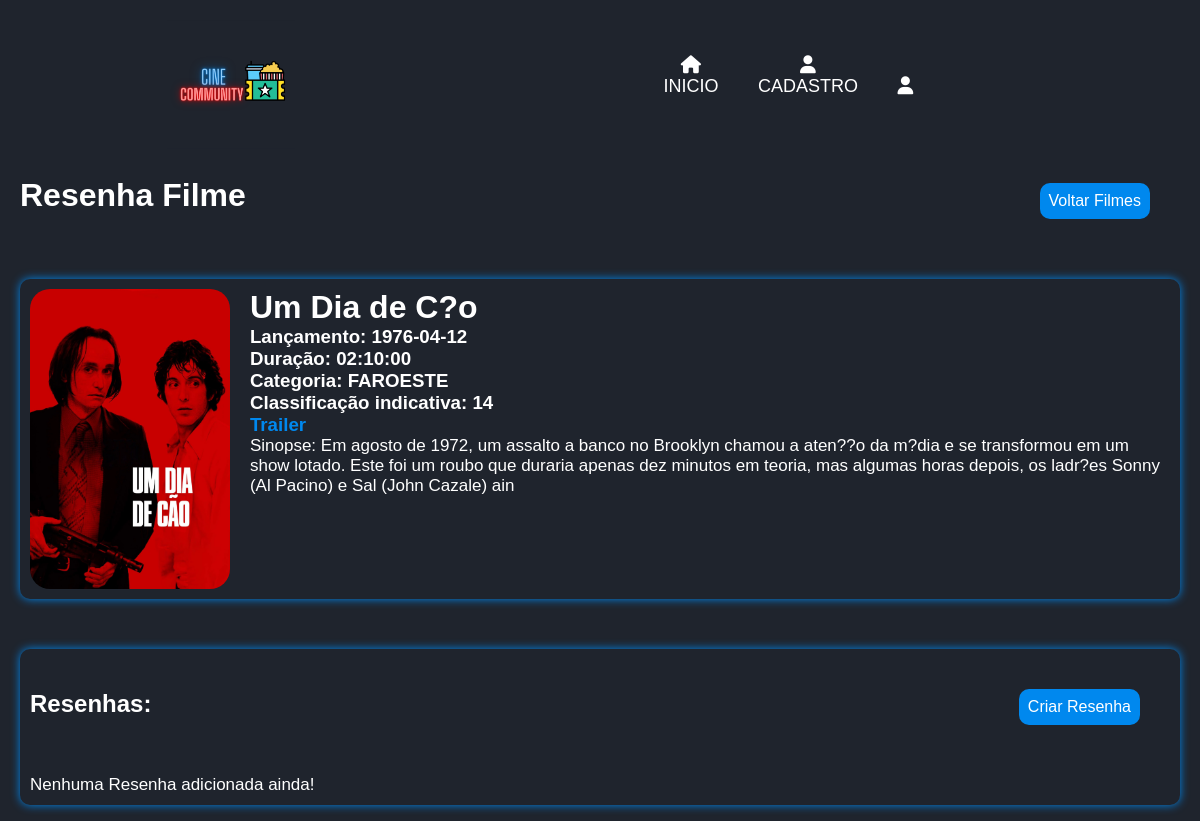
Screenshot of /view/filme_resenha.php?get_id=2 with the database file from the repository.
### tables this page shows
CREATE TABLE IF NOT EXISTS `filme` (
  `id_filme` int(11) NOT NULL AUTO_INCREMENT,
  `nome_filme` varchar(80) NOT NULL,
  `dt_de_lancamento_filme` date DEFAULT NULL,
  `duracao_filme` time DEFAULT NULL,
  `sinopse_filme` varchar(250) NOT NULL,
  `classificacao_filme` varchar(50) NOT NULL,
  `capa_filme` varchar(50) NOT NULL,
  `trailer_filme` varchar(50) DEFAULT NULL,
  `fk_usuario_id_usuario` int(11) NOT NULL,
  `fk_categoria_filme_id_categoria_filme` int(11) NOT NULL,
  `fk_canal_filme_id_canal_filme` int(11) NOT NULL,
  PRIMARY KEY (`id_filme`,`fk_usuario_id_usuario`,`fk_categoria_filme_id_categoria_filme`,`fk_canal_filme_id_canal_filme`),
  KEY `fk_filme_usuario1_idx` (`fk_usuario_id_usuario`),
  KEY `fk_filme_categoria_filme1_idx` (`fk_categoria_filme_id_categoria_filme`),
  KEY `fk_filme_canal_filme1_idx` (`fk_canal_filme_id_canal_filme`)
);

CREATE TABLE IF NOT EXISTS `categoria_filme` (
  `id_categoria_filme` INT NOT NULL AUTO_INCREMENT,
  `categoria_filme` VARCHAR(45) NOT NULL,
  PRIMARY KEY (`id_categoria_filme`));

### model/conexao.php (called while the page is built, shortened)
<?php
class Conexao{
    private static $conexao;
    public static function getInstance(){
        if(!isset(self::$conexao)){
            try{
                $options = array(
                    PDO::ATTR_PERSISTENT => true,
                    PDO::MYSQL_ATTR_INIT_COMMAND => 'SET NAMES UTF8;',
                    PDO::ATTR_ERRMODE => PDO::ERRMODE_EXCEPTION
                );
                self::$conexao = new PDO('mysql:host=localhost;dbname=resenha_de_filme','root','', $options);
                self::$conexao->setAttribute(PDO::ATTR_ERRMODE, PDO::ERRMODE_EXCEPTION);
            }catch(PDOException $exc){
                echo "Houve um erro ao se conectar com o Banco de Dados ".$exc->getMessage();
            }
        }
        return self::$conexao;
    }
}
?>

### model/dao/filmeDAO.php (called while the page is built, shortened)
<?php
require_once __DIR__ .'/../conexao.php';
require_once __DIR__ .'/../dto/filmeDTO.php';
class FilmeDAO{
    public $pdo;
    public function __construct()
    {
        $this->pdo = Conexao::getInstance();
    }
public function selecionarFilmesComCategoria($id_filme) {
    try{
        $sql = "SELECT f.*, u.nome_usu, c.categoria_filme FROM filme f JOIN usuario u ON f.fk_usuario_id_usuario = u.id_usuario JOIN categoria_filme c
        ON f.fk_categoria_filme_id_categoria_filme = c.id_categoria_filme WHERE f.id_filme=? LIMIT 1";
        $stmt = $this->pdo->prepare($sql);
        $stmt->bindValue(1,$id_filme);
        $stmt->execute([$id_filme]);
        $filmes = array();
        if($stmt->rowCount() > 0){
            while ($filmeFetch = $stmt->fetch(PDO::FETCH_ASSOC)) {
                $FilmeDTO = new FilmeDTO();
                $FilmeDTO->setId_filme($filmeFetch['id_filme']);
                $FilmeDTO->setNome_filme($filmeFetch['nome_filme']);
                $FilmeDTO->setDt_de_lancamento_filme($filmeFetch['dt_de_lancamento_filme']);
                $FilmeDTO->setDuracao_filme($filmeFetch['duracao_filme']);
                $FilmeDTO->setSinopse_filme($filmeFetch['sinopse_filme']);
                $FilmeDTO->setFk_categoria_filme_id_categoria_filme($filmeFetch['categoria_filme']);
                $FilmeDTO->setFk_usuario_id_usuario($filmeFetch['nome_usu']);
                $FilmeDTO->setClassificacao_filme($filmeFetch['classificacao_filme']);
                $FilmeDTO->setCapa_filme($filmeFetch['capa_filme']);
                $FilmeDTO->setTrailer_filme($filmeFetch['trailer_filme']);
                $filmes[] = $filmeFetch;
                return $FilmeDTO;
            } return $filmes;
        }else{
            echo '<p>Nenhum Filme adicionado ainda!</p>';
        }
        }catch(PDOException $exc){
        echo $exc->getMessage();
    }
}
}

### model/dto/filmeDTO.php (called while the page is built, shortened)
<?php
class FilmeDTO{
    private $nome_filme;
    private $dt_de_lancamento_filme;
    private $duracao_filme;
    private $sinopse_filme;
    private $classificacao_filme;
    private $capa_filme;
    private $fk_categoria_filme_id_categoria_filme;
public function getNome_filme(){
    return $this->nome_filme;
}
public function getDt_de_lancamento_filme(){
    return $this->dt_de_lancamento_filme;
}
public function getDuracao_filme(){
    return $this->duracao_filme;
}
public function getSinopse_filme(){
    return $this->sinopse_filme;
}
public function getClassificacao_filme() {
    return $this->classificacao_filme;
}
public function getCapa_filme() {
    return $this->capa_filme;
}
public function getFk_categoria_filme_id_categoria_filme() {
    return $this->fk_categoria_filme_id_categoria_filme;
}
public function setNome_filme($nome_filme) {
    $this->nome_filme = $nome_filme;
}
public function setDt_de_lancamento_filme($dt_de_lancamento_filme) {
    $this->dt_de_lancamento_filme = $dt_de_lancamento_filme;
}
public function setDuracao_filme($duracao_filme) {
    $this->duracao_filme = $duracao_filme;
}
public function setSinopse_filme($sinopse_filme){
    $this->sinopse_filme = $sinopse_filme;
}
public function setClassificacao_filme($classificacao_filme) {
    $this->classificacao_filme = $classificacao_filme;
}
public function setCapa_filme($capa_filme) {
    $this->capa_filme = $capa_filme;
}
public function setFk_categoria_filme_id_categoria_filme($fk_categoria_filme_id_categoria_filme) {
    $this->fk_categoria_filme_id_categoria_filme = $fk_categoria_filme_id_categoria_filme;
}
}
?>

### view/filme_resenha.php (the view, shortened to what this page needs)
<?php
require_once '../model/dao/filmeDAO.php';
require_once '../model/dao/resenhaDAO.php';
if(isset($_GET['get_id'])) {
    $get_id = $_GET['get_id'];
} else {
    $get_id = '';
    header('location:../usuariologado.php');
}
$FilmeDAO = new FilmeDAO();
?>
<!DOCTYPE html>
<html lang="pt-br">
<head>
    <link rel="stylesheet" href="../css/style.css">
    <link rel="stylesheet" href="../css/resenhas.css">
    <link rel="stylesheet" href="https://cdnjs.cloudflare.com/ajax/libs/font-awesome/6.4.0/css/all.min.css"/>
    <link rel="stylesheet" href="https://unpkg.com/boxicons@2.1.4/css/boxicons.min.css">
</head>
<body>
    <header class="header" >
        <a href="../index.php" class="logo"><img src="../assets/logoinicio.png" alt="index.php"></a>
        <nav class="navbar" style="-i:1;">
            <a href="#" style="-i:2;"><i class="fa-solid fa-house"></i><br>INICIO</a>
            <a href="../view/cadastro.php" style="-i:3;"><i class="fa-solid fa-user"></i><br>CADASTRO</a>
            <a href="../view/login.php" style="-i:4;"><i class="fa-solid fa-user"></i><br><?=$_SESSION["nickname_usu"];?></a>
        </nav>
    </header>
    <div id="all">
        <div class="titulo"><h1>Resenha Filme</h1><a href="../index.php" class="criar_resenha">Voltar Filmes</a></div>
    <?php
    $filmeFetch = $FilmeDAO->selecionarFilmesComCategoria($get_id);
    if($filmeFetch) { ?>
        <div class="dados-filme">
            <img src="../assets/<?= $filmeFetch->getCapa_filme();?>" alt="" class="poster">
            <div>
                <h1><?= $filmeFetch->getNome_filme();?></h1>
                <h3>Lançamento: <?= $filmeFetch->getDt_de_lancamento_filme();?></h3>
                <h3>Duração: <?= $filmeFetch->getDuracao_filme();?></h3>
                <h3>Categoria: <?= $filmeFetch->getFk_categoria_filme_id_categoria_filme();?></h3>
                <h3>Classificação indicativa: <?= $filmeFetch->getClassificacao_filme();?></h3>
                <h3><a href="https://www.youtube.com/watch?v=SS6ABPkfmBE">Trailer</a><?= $filmeFetch->getTrailer_filme();?></h3>
                <p>Sinopse: <?= $filmeFetch->getSinopse_filme();?></p>
            </div>
        </div>
    </div>
    <?php
}else {
    echo '<p>Nenhum Filme Adicionado!</p>';
}?>
    <section class="resenha">
        <div class="titulo">
            <h1>Resenhas:</h1>
            <a href="resenha.php?get_id=<?= $get_id; ?>" class="criar_resenha">Criar Resenha</a>
        </div>
    </section>
</body>
</html>

### css/style.css (style rules this page uses)
* { margin: 0; padding: 0; box-sizing: border-box; font-family: 'Poppins', sans-serif; }
body { background-color: #1f242d; color: #fff; }
.header { width: 90%; background: #1f242d; display: flex; justify-content: space-around; align-items: center; flex-wrap: wrap; }
.logo img { margin-top: 1.3em; max-width: 8em; animation: slideRight 1s ease forwards; flex-wrap: wrap; }
.header { text-align: center; }
.navbar a { display: inline-block; font-size: 18px; color: #fff; text-decoration: none; font-weight: 500; margin-left: 35px; transition: -7s; animation: slideTop 5s ease forwards; animation-delay: calc(.2s * var(-i)); flex-wrap: wrap; }
body { background-color: #1f242d; }

### css/resenhas.css (style rules this page uses)
* { margin: 0; padding: 0; }
body { background-color: #1f242d; }
#all { margin: 50px 20px; margin-top: 0; }
.dados-filme { margin:none; margin-top: 30px; padding:10px 10px; display: flex; gap: 20px; color: #fff; box-shadow: 0 0 10px #08ef; border-radius:10px; margin-bottom: 10px; }
.titulo { display: flex; margin-bottom: 20px; justify-content: space-between; align-items: baseline; }
.resenha { margin: 20px; margin:none; padding:10px 10px; box-shadow: 0 0 10px #08ef; color: #fff; border-radius: 10px; margin-bottom: 20px; }
h1 { color: #fff; }
.poster { height: 300px; border-radius: 20px; }
p { font-size: 17px; }
a { color: #08ef; text-decoration: none; }
.criar_resenha { background-color: #08ef; color: #fff; padding: 9px; border-radius: 10px; margin: 30px; }

### rows the page displays
filme: capa_filme (picture), nome_filme "Um Dia de C?o", dt_de_lancamento_filme "1976-04-12", duracao_filme "02:10:00", categoria_filme.categoria_filme "FAROESTE", classificacao_filme "14", sinopse_filme "Em agosto de 1972, um assalto a banco no Brooklyn chamou a aten??o da m?dia e se transformou em um show lotado. Este foi um roubo que duraria apenas dez minutos em teoria, mas algumas horas depois, os ladr?es Sonny (Al Pacino) e Sal (John Cazale) ain"
